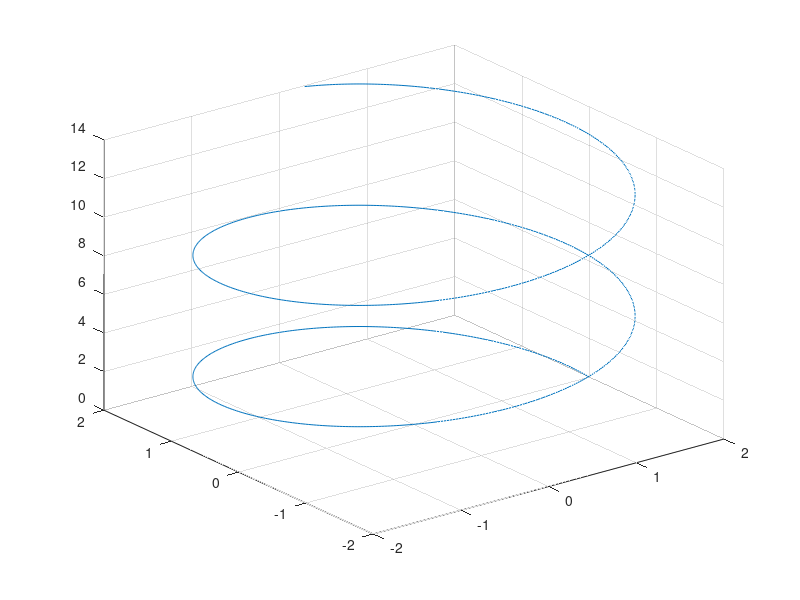

Here is the MATLAB script that generated this plot:
%% State feedback control for a quadrotor
% Francisco Salas Porras A01177893

% Clean workspace
close all;
clear;
clc;

%% Drone parameters

m = 0.068; % Mass {kg}
g = 9.81; % Gravity {m/s^2}
I_xx = 0.0686*exp(-3); % Inertia in x {kg*m^2}
I_yy = 0.092*exp(-3); % Inertia in y {kg*m^2}
I_zz = 0.1366*exp(-3); % Inertia in z {kg*m^2}
k_t = 0.0107; % Thrust coefficient {N*s^2}
t = linspace(0,70,1000); % Time {s}

% Initial conditions
x = zeros(12,1); % State vector

% State at hover
x_bar = zeros(12,1); % State vector
x_bar(5) = 2; % Initial z position

% Control
omega = sqrt(m*g/(4*k_t)); % Angular velocity {rad/s}
u_bar = [omega; omega; omega; omega]; % Control vector

% Desired trajectory
x_r = 2*cos(0.2*t); % Desired x position
y_r = 2*sin(0.2*t); % Desired y position
z_r = 0.2*t; % Desired z position
psi_r = 0; % Desired psi position

%% Space state model

% State matrix
A = zeros(12,12);
A(1,2) = 1; % x
A(2,9) = g; % x_dot
A(3,4) = 1; % y
A(4,7) = -g; % y_dot
A(5,6) = 1; % z
A(7,8) = 1; % phi
A(9,10) = 1; % theta
A(11,12) = 1; % psi

% Input matrix
B = zeros(12,4);
B(6,1) = 1/m; % z_dot
B(8,2) = 1/I_xx; % phi_dot
B(10,3) = 1/I_yy; % theta_dot
B(12,4) = 1/I_zz; % psi_dot

% Output matrix
C = zeros(4,12);
C(1,1) = 1; % x
C(2,3) = 1; % y
C(3,5) = 1; % z
C(4,11) = 1; % psi

% Analyze controllability
C_ctr = ctrb(A,B);
rank_ctr = rank(C_ctr);

% State feedback control
P = [-11, -11, -9, -9, -7, -7, -8, -4, -15, -15, -3, -3]; % Desired poles
K = place(A,B,P); % Control gain matrix

% Closed loop matrix
A_c = A - B*K;

% Evaluate the system
%sys = ss(A_c,B,C,0);
%[y,t,x] = lsim(sys,zeros(size(t)),t,x_bar);

% Plot
plot3(x_r,y_r,z_r)
grid on
